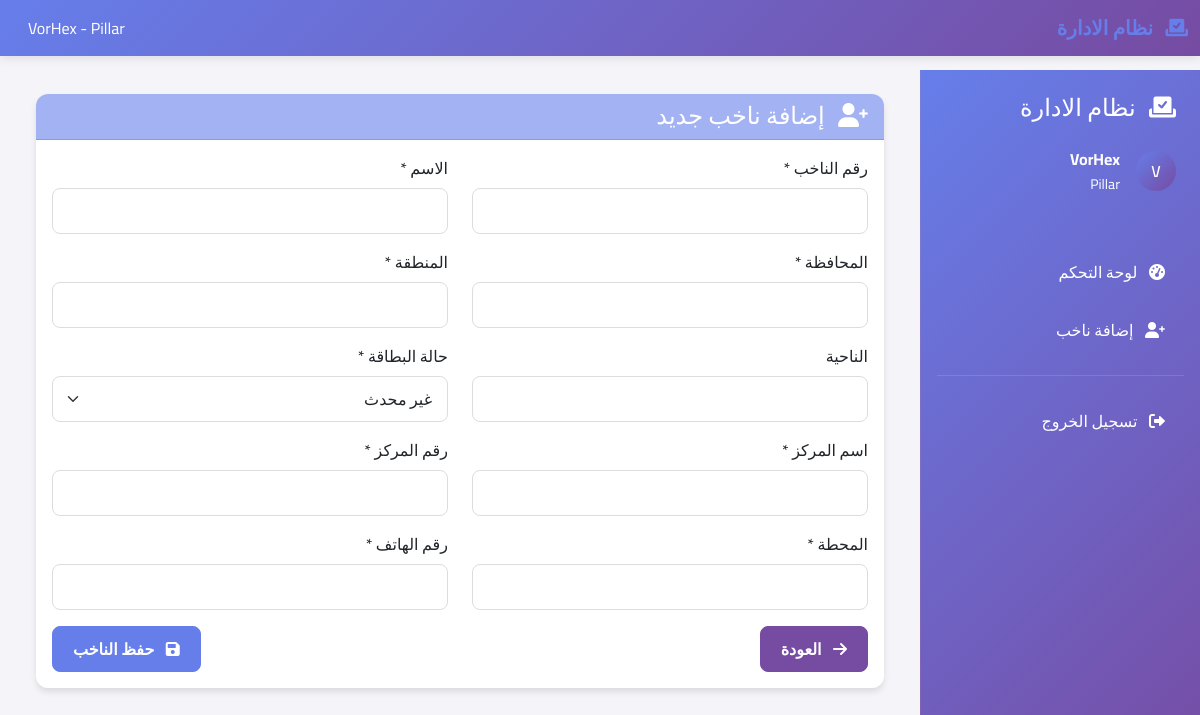
The app's page /pillar/add-voter/ (signed in) with its own data.
### elections/models.py (models this page shows)
class CustomUser(AbstractUser):
    USER_TYPES = (
        ('admin', 'إدارة'),
        ('entity', 'كيان'),
        ('candidate', 'مرشح'),
        ('pillar', 'ركيزة'),
    )
    user_type = models.CharField(max_length=20, choices=USER_TYPES, default='pillar')
    full_name = models.CharField(max_length=200, verbose_name='الاسم الكامل')
    phone_number = models.CharField(max_length=15, verbose_name='رقم الهاتف', blank=True)
    created_at = models.DateTimeField(default=timezone.now, verbose_name='تاريخ الإنشاء')
    updated_at = models.DateTimeField(auto_now=True, verbose_name='تاريخ التحديث')
    class Meta:
        verbose_name = 'مستخدم'
        verbose_name_plural = 'المستخدمون'

### elections/views.py (the view)
# urls.py: path('pillar/add-voter/', views.add_voter, name='add_voter'),
@login_required
def add_voter(request):
    if request.user.user_type != 'pillar':
        return redirect('elections:login')
    pillar = get_object_or_404(Pillar, user=request.user)
    if request.method == 'POST':
        form = VoterForm(request.POST)
        if form.is_valid():
            voter = form.save(commit=False)
            voter.pillar = pillar
            voter.candidate = pillar.candidate  # ضبط المرشح تلقائياً
            voter.voting_status = 'not_voted'  # ضبط حالة التصويت تلقائياً
            voter.save()
            messages.success(request, 'تم إضافة الناخب بنجاح')
            return redirect('elections:pillar_dashboard')
    else:
        form = VoterForm()
    return render(request, 'elections/add_voter.html', {'form': form})

### elections/context_processors.py (called while the page is built, shortened)
def appearance_settings(request):
    settings = AppearanceSettings.get_active_settings()
    if settings:
        return {
            'appearance_settings': {
                'primary_color': settings.primary_color,
                'secondary_color': settings.secondary_color,
                'button_text_color': settings.button_text_color,
                'card_title_color': settings.card_title_color,
            }
        }

### elections/models.py (called while the page is built)
    @classmethod
    def get_active_settings(cls):
        return cls.objects.filter(is_active=True).first()

### elections/templates/elections/add_voter.html (shortened to what this page needs)
{% extends 'elections/base.html' %}
{% load static %}
{% block content %}
<div class="container-fluid">
    <div class="row">
        <div class="col-12">
            <div class="card">
                <div class="card-header bg-info text-white">
                    <h4 class="mb-0">
                        <i class="fas fa-user-plus me-2"></i>
                        إضافة ناخب جديد
                    </h4>
                </div>
                <div class="card-body">
                    <form method="post" class="needs-validation" novalidate>
                        <div class="row">
                            <div class="col-md-6 mb-3">
                                <label for="{{ form.voter_number.id_for_label }}" class="form-label">{{ form.voter_number.label }}</label>
                                {{ form.voter_number }}
                            </div>
                            <div class="col-md-6 mb-3">
                                <label for="{{ form.name.id_for_label }}" class="form-label">{{ form.name.label }}</label>
                                {{ form.name }}
                            </div>
                        </div>
                        <div class="row">
                            <div class="col-md-6 mb-3">
                                <label for="{{ form.governorate.id_for_label }}" class="form-label">{{ form.governorate.label }}</label>
                                {{ form.governorate }}
                            </div>
                            <div class="col-md-6 mb-3">
                                <label for="{{ form.district.id_for_label }}" class="form-label">{{ form.district.label }}</label>
                                {{ form.district }}
                            </div>
                        </div>
                        <div class="row">
                            <div class="col-md-6 mb-3">
                                <label for="{{ form.sub_district.id_for_label }}" class="form-label">{{ form.sub_district.label }}</label>
                                {{ form.sub_district }}
                            </div>
                            <div class="col-md-6 mb-3">
                                <label for="{{ form.card_status.id_for_label }}" class="form-label">{{ form.card_status.label }}</label>
                                {{ form.card_status }}
                            </div>
                        </div>
                        <div class="row">
                            <div class="col-md-6 mb-3">
                                <label for="{{ form.center_name.id_for_label }}" class="form-label">{{ form.center_name.label }}</label>
                                {{ form.center_name }}
                            </div>
                            <div class="col-md-6 mb-3">
                                <label for="{{ form.center_number.id_for_label }}" class="form-label">{{ form.center_number.label }}</label>
                                {{ form.center_number }}
                            </div>
                        </div>
                        <div class="row">
                            <div class="col-md-6 mb-3">
                                <label for="{{ form.station.id_for_label }}" class="form-label">{{ form.station.label }}</label>
                                {{ form.station }}
                            </div>
                            <div class="col-md-6 mb-3">
                                <label for="{{ form.phone_number.id_for_label }}" class="form-label">{{ form.phone_number.label }}</label>
                                {{ form.phone_number }}
                            </div>
                        </div>
                        <div class="d-flex justify-content-between">
                            <a href="{% url 'elections:pillar_dashboard' %}" class="btn btn-secondary">
                                <i class="fas fa-arrow-right me-2"></i>
                                العودة
                            </a>
                            <button type="submit" class="btn btn-info">
                                <i class="fas fa-save me-2"></i>
                                حفظ الناخب
                            </button>
                        </div>
                    </form>
                </div>
            </div>
        </div>
    </div>
</div>
{% endblock %}

### elections/templates/elections/base.html (shortened to what this page needs)
<!DOCTYPE html>
<html lang="ar" dir="rtl">
<head>
    <link href="https://cdn.jsdelivr.net/npm/bootstrap@5.3.0/dist/css/bootstrap.rtl.min.css" rel="stylesheet">
    <link href="https://cdnjs.cloudflare.com/ajax/libs/font-awesome/6.0.0/css/all.min.css" rel="stylesheet">
    {% load static %}
    <link href="{% static 'elections/css/dynamic-theme.css' %}" rel="stylesheet">
</head>
<body>
    {% if user.is_authenticated %}
    <nav class="navbar navbar-expand-lg top-navbar fixed-top">
        <div class="container-fluid">
            <a class="navbar-brand text-white" href="#">
                <i class="fas fa-vote-yea me-2"></i>
                نظام الادارة
            </a>
            <div class="d-flex align-items-center">
                 <span class="text-white me-3 d-none d-sm-inline">
                     {{ user.get_full_name|default:user.username }} - {{ user.user_type|capfirst }}
                 </span>
             </div>
        </div>
    </nav>
    <div class="sidebar d-lg-block" id="sidebar">
        <div class="p-4">
            <h4 class="mb-4 d-none d-lg-block" style="color: var(--button-text-color, white);">
                <i class="fas fa-vote-yea me-2"></i>
                نظام الادارة
            </h4>
            <div class="user-info mb-4">
                 <div class="d-flex align-items-center">
                     <div class="user-avatar me-3">
                         {{ user.get_full_name|default:user.username|first|upper }}
                     </div>
                     <div>
                         <div class="fw-bold" style="color: var(--button-text-color, white);">{{ user.get_full_name|default:user.username }}</div>
                         <small style="color: var(--button-text-color, rgba(255,255,255,0.7));">{{ user.user_type|capfirst }}</small>
                     </div>
                 </div>
             </div>
        </div>
        <nav class="nav flex-column">
             {% if user.user_type == 'entity' %}
                 <a class="nav-link" href="{% url 'elections:entity_dashboard' %}">
                     <i class="fas fa-tachometer-alt me-2"></i> لوحة التحكم
                 </a>
                 <a class="nav-link" href="{% url 'elections:add_candidate' %}">
                     <i class="fas fa-user-tie me-2"></i> إضافة مرشح
                 </a>
                 <a class="nav-link" href="{% url 'elections:add_voters_to_entity' %}">
                     <i class="fas fa-user-plus me-2"></i> إضافة ناخبين
                 </a>
             {% elif user.user_type == 'pillar' %}
                 <a class="nav-link" href="{% url 'elections:pillar_dashboard' %}">
                     <i class="fas fa-tachometer-alt me-2"></i> لوحة التحكم
                 </a>
                 <a class="nav-link" href="{% url 'elections:add_voter' %}">
                     <i class="fas fa-user-plus me-2"></i> إضافة ناخب
                 </a>
             {% endif %}
             <hr class="text-white-50 mx-3">
             <a class="nav-link" href="{% url 'elections:logout' %}">
                 <i class="fas fa-sign-out-alt me-2"></i> تسجيل الخروج
             </a>
         </nav>
    </div>
    <div class="main-content">
        <div class="container-fluid p-4">
            {% block content %}{% endblock %}
        </div>
    </div>
    {% else %}
        {% block login_content %}{% endblock %}
    {% endif %}
</body>
</html>

### elections/static/elections/css/dynamic-theme.css (style rules this page uses)
:root { --primary-color: #007bff; --secondary-color: #6c757d; --card-title-color: #212529; --primary-light: color-mix(in srgb, var(--primary-color) 80%, white); --primary-lighter: color-mix(in srgb, var(--primary-color) 60%, white); --primary-dark: color-mix(in srgb, var(--primary-color) 80%, black); --primary-darker: color-mix(in srgb, var(--primary-color) 60%, black); --secondary-light: color-mix(in srgb, var(--secondary-color) 80%, white); --secondary-lighter: color-mix(in srgb, var(--secondary-color) 60%, white); --secondary-dark: color-mix(in srgb, var(--secondary-color) 80%, black); --secondary-darker: color-mix(in srgb, var(--secondary-color) 60%, black); --accent-color: color-mix(in srgb, var(--primary-color) 70%, var(--secondary-color) 30%); --success-color: #28a745; --warning-color: #ffc107; --danger-color: #dc3545; --info-color: var(--primary-color); }
.btn-secondary { background-color: var(--secondary-color) !important; border-color: var(--secondary-color) !important; color: var(--button-text-color, #ffffff) !important; }
a { color: var(--primary-color) !important; }
.sidebar .nav-link { color: var(--button-text-color, rgba(255,255,255,0.9)) !important; }
.navbar-brand { color: var(--primary-color) !important; }
.top-navbar { background: linear-gradient(135deg, var(--primary-color), var(--secondary-color)) !important; }
.card-header { background-color: var(--primary-lighter) !important; border-bottom-color: var(--primary-light) !important; color: var(--card-title-color) !important; }
.sidebar { background: linear-gradient(135deg, var(--primary-color), var(--secondary-color)) !important; }
.btn-info { background-color: var(--primary-color) !important; border-color: var(--primary-color) !important; color: var(--button-text-color, #ffffff) !important; }

### elections/templates/elections/base.html (style rules this page uses)
body { font-family: 'Cairo', sans-serif; background-color: #f5f5f9; }
.navbar-brand { font-weight: 700; color: var(--primary-color) !important; }
.top-navbar { background: linear-gradient(135deg, var(--primary-color), var(--secondary-color)) !important; box-shadow: 0 2px 10px rgba(0,0,0,0.1); z-index: 1030; }
.sidebar { background: linear-gradient(135deg, var(--primary-color), var(--secondary-color)) !important; position: fixed; top: 0; right: -300px; width: 300px; height: 100vh; box-shadow: -5px 0 15px rgba(0,0,0,0.1); transition: right 0.3s ease; z-index: 1040; overflow-y: auto; }
.sidebar .nav-link { color: var(--button-text-color, rgba(255,255,255,0.9)); padding: 12px 20px; margin: 5px 15px; border-radius: 8px; transition: all 0.3s ease; text-decoration: none; }
.main-content { background-color: #f5f5f9; min-height: calc(100vh - 70px); margin-top: 70px; transition: margin-right 0.3s ease; }
@media (min-width: 992px) { .sidebar { position: fixed; top: 70px; right: 0; width: 280px; height: calc(100vh - 70px); box-shadow: none; border-left: 1px solid rgba(255,255,255,0.1); transform: none; } }
@media (min-width: 992px) { .main-content { margin-right: 280px; margin-top: 70px; } }
.card { border: none; border-radius: 12px; box-shadow: 0 2px 20px rgba(0,0,0,0.08); transition: transform 0.3s ease; }
.form-control, .form-select { border-radius: 8px; border: 1px solid #e0e0e0; padding: 12px 15px; }
.user-avatar { width: 40px; height: 40px; border-radius: 50%; background: linear-gradient(135deg, var(--primary-color), var(--secondary-color)); display: flex; align-items: center; justify-content: center; color: white; font-weight: 600; }

### elections/templates/elections/add_voter.html (style rules this page uses)
.form-control, .form-select { border-radius: 8px; border: 1px solid #ddd; padding: 10px 15px; }
.btn { border-radius: 8px; padding: 10px 20px; font-weight: 600; }
.card { border-radius: 12px; box-shadow: 0 4px 6px rgba(0, 0, 0, 0.1); }
.card-header { border-radius: 12px 12px 0 0 !important; }

### records on screen
CustomUser: get_full_name "VorHex", user_type "Pillar", get_full_name|first "V"
